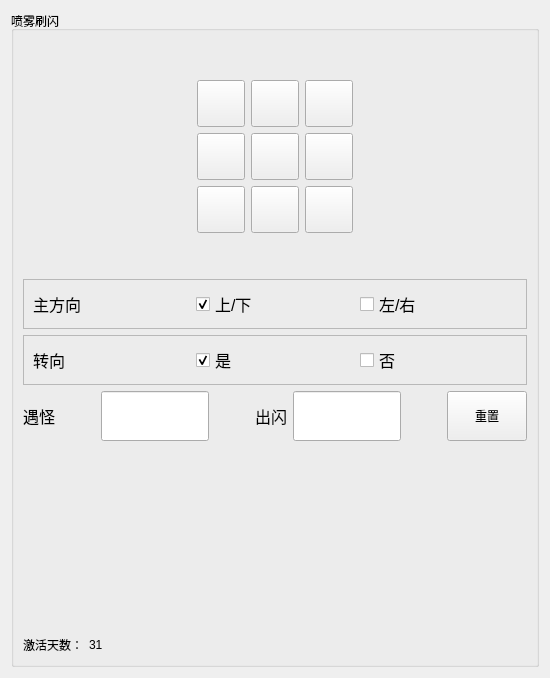
         <widget class="QWidget" name="tab_3">
          <attribute name="icon">
           <iconset>
            <normaloff>assets/PNG/snorlax.png</normaloff>assets/PNG/snorlax.png</iconset>
          </attribute>
          <attribute name="title">
           <string/>
          </attribute>
          <layout class="QVBoxLayout" name="verticalLayout_10">
           <item>
            <widget class="QGroupBox" name="groupA1_3">
             <property name="title">
              <string>喷雾刷闪</string>
             </property>
             <layout class="QVBoxLayout" name="verticalLayout_9">
              <item>
               <layout class="QHBoxLayout" name="horizontalLayout_25">
                <item>
                 <layout class="QGridLayout" name="gridLayout_3" rowstretch="1,3,3,3,1" columnstretch="1,3,3,3,1" rowminimumheight="1,3,3,3,1" columnminimumwidth="1,3,3,3,1">
                  <property name="sizeConstraint">
                   <enum>QLayout::SizeConstraint::SetNoConstraint</enum>
                  </property>
                  <item row="1" column="2">
                   <widget class="QToolButton" name="toolButton_19">
                    <property name="text">
                     <string/>
                    </property>
                    <property name="icon">
                     <iconset>
                      <normaloff>assets/PNG/top.png</normaloff>assets/PNG/top.png</iconset>
                    </property>
                    <property name="iconSize">
                     <size>
                      <width>40</width>
                      <height>40</height>
                     </size>
                    </property>
                   </widget>
                  </item>
                  <item row="1" column="3">
                   <widget class="QToolButton" name="toolButton_20">
                    <property name="text">
                     <string/>
                    </property>
                    <property name="icon">
                     <iconset>
                      <normaloff>assets/PNG/right-tip.png</normaloff>assets/PNG/right-tip.png</iconset>
                    </property>
                    <property name="iconSize">
                     <size>
                      <width>40</width>
                      <height>40</height>
                     </size>
                    </property>
                   </widget>
                  </item>
                  <item row="3" column="1">
                   <widget class="QToolButton" name="toolButton_21">
                    <property name="text">
                     <string/>
                    </property>
                    <property name="icon">
                     <iconset>
                      <normaloff>assets/PNG/left-bottom.png</normaloff>assets/PNG/left-bottom.png</iconset>
                    </property>
                    <property name="iconSize">
                     <size>
                      <width>40</width>
                      <height>40</height>
                     </size>
                    </property>
                   </widget>
                  </item>
                  <item row="2" column="3">
                   <widget class="QToolButton" name="toolButton_22">
                    <property name="text">
                     <string/>
                    </property>
                    <property name="icon">
                     <iconset>
                      <normaloff>assets/PNG/right.png</normaloff>assets/PNG/right.png</iconset>
                    </property>
                    <property name="iconSize">
                     <size>
                      <width>40</width>
                      <height>40</height>
                     </size>
                    </property>
                   </widget>
                  </item>
                  <item row="2" column="4">
                   <spacer name="horizontalSpacer_39">
                    <property name="orientation">
                     <enum>Qt::Orientation::Horizontal</enum>
                    </property>
                    <property name="sizeHint" stdset="0">
                     <size>
                      <width>40</width>
                      <height>20</height>
                     </size>
                    </property>
                   </spacer>
                  </item>
                  <item row="2" column="2">
                   <widget class="QToolButton" name="toolButton_23">
                    <property name="text">
                     <string/>
                    </property>
                    <property name="icon">
                     <iconset>
                      <normaloff>assets/PNG/start.png</normaloff>assets/PNG/start.png</iconset>
                    </property>
                    <property name="iconSize">
                     <size>
                      <width>40</width>
                      <height>40</height>
                     </size>
                    </property>
                   </widget>
                  </item>
                  <item row="2" column="0">
                   <spacer name="horizontalSpacer_40">
                    <property name="orientation">
                     <enum>Qt::Orientation::Horizontal</enum>
                    </property>
                    <property name="sizeHint" stdset="0">
                     <size>
                      <width>40</width>
                      <height>20</height>
                     </size>
                    </property>
                   </spacer>
                  </item>
                  <item row="3" column="3">
                   <widget class="QToolButton" name="toolButton_24">
                    <property name="text">
                     <string/>
                    </property>
                    <property name="icon">
                     <iconset>
                      <normaloff>assets/PNG/right-bottom.png</normaloff>assets/PNG/right-bottom.png</iconset>
                    </property>
                    <property name="iconSize">
                     <size>
                      <width>40</width>
                      <height>40</height>
                     </size>
                    </property>
                   </widget>
                  </item>
                  <item row="0" column="2">
                   <spacer name="verticalSpacer_11">
                    <property name="orientation">
                     <enum>Qt::Orientation::Vertical</enum>
                    </property>
                    <property name="sizeHint" stdset="0">
                     <size>
                      <width>20</width>
                      <height>40</height>
                     </size>
                    </property>
                   </spacer>
                  </item>
                  <item row="3" column="2">
                   <widget class="QToolButton" name="toolButton_25">
                    <property name="text">
                     <string/>
                    </property>
                    <property name="icon">
                     <iconset>
                      <normaloff>assets/PNG/bottom.png</normaloff>assets/PNG/bottom.png</iconset>
                    </property>
                    <property name="iconSize">
                     <size>
                      <width>40</width>
                      <height>40</height>
                     </size>
                    </property>
                   </widget>
                  </item>
                  <item row="1" column="1">
                   <widget class="QToolButton" name="toolButton_26">
                    <property name="text">
                     <string/>
                    </property>
                    <property name="icon">
                     <iconset>
                      <normaloff>assets/PNG/left-top.png</normaloff>assets/PNG/left-top.png</iconset>
                    </property>
                    <property name="iconSize">
                     <size>
                      <width>40</width>
                      <height>40</height>
                     </size>
                    </property>
                   </widget>
                  </item>
                  <item row="2" column="1">
                   <widget class="QToolButton" name="toolButton_27">
                    <property name="text">
                     <string/>
                    </property>
                    <property name="icon">
                     <iconset>
                      <normaloff>assets/PNG/left.png</normaloff>assets/PNG/left.png</iconset>
                    </property>
                    <property name="iconSize">
                     <size>
                      <width>40</width>
                      <height>40</height>
                     </size>
                    </property>
                   </widget>
                  </item>
                  <item row="4" column="2">
                   <spacer name="verticalSpacer_12">
                    <property name="orientation">
                     <enum>Qt::Orientation::Vertical</enum>
                    </property>
                    <property name="sizeHint" stdset="0">
                     <size>
                      <width>20</width>
                      <height>40</height>
                     </size>
                    </property>
                   </spacer>
                  </item>
                 </layout>
                </item>
               </layout>
              </item>
              <item>
               <widget class="QFrame" name="framedir_3">
                <property name="sizePolicy">
                 <sizepolicy hsizetype="Preferred" vsizetype="Preferred">
                  <horstretch>0</horstretch>
                  <verstretch>0</verstretch>
                 </sizepolicy>
                </property>
                <property name="frameShape">
                 <enum>QFrame::Shape::StyledPanel</enum>
                </property>
                <property name="frameShadow">
                 <enum>QFrame::Shadow::Raised</enum>
                </property>
                <layout class="QHBoxLayout" name="horizontalLayout_26">
                 <item>
                  <layout class="QHBoxLayout" name="horizontalLayout_27">
                   <item>
                    <widget class="QLabel" name="label_21">
                     <property name="font">
                      <font>
                       <pointsize>12</pointsize>
                      </font>
                     </property>
                     <property name="text">
                      <string>主方向</string>
                     </property>
                    </widget>
                   </item>
                   <item>
                    <widget class="QCheckBox" name="checkBox_9">
                     <property name="font">
                      <font>
                       <pointsize>12</pointsize>
                      </font>
                     </property>
                     <property name="text">
                      <string>上/下</string>
                     </property>
                     <property name="checked">
                      <bool>true</bool>
                     </property>
                     <property name="autoExclusive">
                      <bool>true</bool>
                     </property>
                     <property name="tristate">
                      <bool>false</bool>
                     </property>
                    </widget>
                   </item>
                   <item>
                    <widget class="QCheckBox" name="checkBox_10">
                     <property name="font">
                      <font>
                       <pointsize>12</pointsize>
                      </font>
                     </property>
                     <property name="text">
                      <string>左/右</string>
                     </property>
                     <property name="autoExclusive">
                      <bool>true</bool>
                     </property>
                    </widget>
                   </item>
                  </layout>
                 </item>
                </layout>
               </widget>
              </item>
              <item>
               <widget class="QFrame" name="frameturn_3">
                <property name="sizePolicy">
                 <sizepolicy hsizetype="Preferred" vsizetype="Preferred">
                  <horstretch>0</horstretch>
                  <verstretch>0</verstretch>
                 </sizepolicy>
                </property>
                <property name="frameShape">
                 <enum>QFrame::Shape::StyledPanel</enum>
                </property>
                <property name="frameShadow">
                 <enum>QFrame::Shadow::Raised</enum>
                </property>
                <layout class="QHBoxLayout" name="horizontalLayout_28">
                 <item>
                  <layout class="QHBoxLayout" name="horizontalLayout_29">
                   <item>
                    <widget class="QLabel" name="label_22">
                     <property name="font">
                      <font>
                       <pointsize>12</pointsize>
                      </font>
                     </property>
                     <property name="text">
                      <string>转向</string>
                     </property>
                    </widget>
                   </item>
                   <item>
                    <widget class="QCheckBox" name="checkBox_11">
                     <property name="font">
                      <font>
                       <pointsize>12</pointsize>
                      </font>
                     </property>
                     <property name="text">
                      <string>是</string>
                     </property>
                     <property name="checked">
                      <bool>true</bool>
                     </property>
                     <property name="autoExclusive">
                      <bool>true</bool>
                     </property>
                     <property name="tristate">
                      <bool>false</bool>
                     </property>
                    </widget>
                   </item>
                   <item>
                    <widget class="QCheckBox" name="checkBox_12">
                     <property name="font">
                      <font>
                       <pointsize>12</pointsize>
                      </font>
                     </property>
                     <property name="text">
                      <string>否</string>
                     </property>
                     <property name="autoExclusive">
                      <bool>true</bool>
                     </property>
                    </widget>
                   </item>
                  </layout>
                 </item>
                </layout>
               </widget>
              </item>
              <item>
               <layout class="QHBoxLayout" name="horizontalLayout_30">
                <item>
                 <widget class="QLabel" name="label_23">
                  <property name="font">
                   <font>
                    <pointsize>12</pointsize>
                   </font>
                  </property>
                  <property name="text">
                   <string>遇怪</string>
                  </property>
                 </widget>
                </item>
                <item>
                 <spacer name="horizontalSpacer_41">
                  <property name="orientation">
                   <enum>Qt::Orientation::Horizontal</enum>
                  </property>
                  <property name="sizeHint" stdset="0">
                   <size>
                    <width>40</width>
                    <height>20</height>
                   </size>
                  </property>
                 </spacer>
                </item>
                <item>
                 <widget class="QLineEdit" name="lineEdit_7">
                  <property name="sizePolicy">
                   <sizepolicy hsizetype="Maximum" vsizetype="Maximum">
                    <horstretch>0</horstretch>
                    <verstretch>0</verstretch>
                   </sizepolicy>
                  </property>
                  <property name="minimumSize">
                   <size>
                    <width>100</width>
                    <height>50</height>
                   </size>
                  </property>
                 </widget>
                </item>
                <item>
                 <spacer name="horizontalSpacer_42">
                  <property name="orientation">
                   <enum>Qt::Orientation::Horizontal</enum>
                  </property>
                  <property name="sizeHint" stdset="0">
                   <size>
                    <width>40</width>
                    <height>20</height>
                   </size>
                  </property>
                 </spacer>
                </item>
                <item>
                 <widget class="QLabel" name="label_24">
                  <property name="font">
                   <font>
                    <pointsize>12</pointsize>
                   </font>
                  </property>
                  <property name="text">
                   <string>出闪</string>
                  </property>
                 </widget>
                </item>
                <item>
                 <widget class="QLineEdit" name="lineEdit_8">
                  <property name="sizePolicy">
                   <sizepolicy hsizetype="Expanding" vsizetype="Maximum">
                    <horstretch>0</horstretch>
                    <verstretch>0</verstretch>
                   </sizepolicy>
                  </property>
                  <property name="minimumSize">
                   <size>
                    <width>100</width>
                    <height>50</height>
                   </size>
                  </property>
                 </widget>
                </item>
                <item>
                 <spacer name="horizontalSpacer_43">
                  <property name="orientation">
                   <enum>Qt::Orientation::Horizontal</enum>
                  </property>
                  <property name="sizeHint" stdset="0">
                   <size>
                    <width>40</width>
                    <height>20</height>
                   </size>
                  </property>
                 </spacer>
                </item>
                <item>
                 <widget class="QPushButton" name="pushButton_4">
                  <property name="sizePolicy">
                   <sizepolicy hsizetype="Minimum" vsizetype="Maximum">
                    <horstretch>0</horstretch>
                    <verstretch>0</verstretch>
                   </sizepolicy>
                  </property>
                  <property name="minimumSize">
                   <size>
                    <width>0</width>
                    <height>50</height>
                   </size>
                  </property>
                  <property name="text">
                   <string>重置</string>
                  </property>
                 </widget>
                </item>
               </layout>
              </item>
              <item>
               <spacer name="verticalSpacer_13">
                <property name="orientation">
                 <enum>Qt::Orientation::Vertical</enum>
                </property>
                <property name="sizeHint" stdset="0">
                 <size>
                  <width>20</width>
                  <height>188</height>
                 </size>
                </property>
               </spacer>
              </item>
              <item>
               <layout class="QHBoxLayout" name="horizontalLayout_31" stretch="1,1,10">
                <item>
                 <widget class="QLabel" name="label_25">
                  <property name="sizePolicy">
                   <sizepolicy hsizetype="Fixed" vsizetype="Preferred">
                    <horstretch>0</horstretch>
                    <verstretch>0</verstretch>
                   </sizepolicy>
                  </property>
                  <property name="text">
                   <string>激活天数：</string>
                  </property>
                 </widget>
                </item>
                <item>
                 <widget class="QLabel" name="label_26">
                  <property name="sizePolicy">
                   <sizepolicy hsizetype="Fixed" vsizetype="Preferred">
                    <horstretch>0</horstretch>
                    <verstretch>0</verstretch>
                   </sizepolicy>
                  </property>
                  <property name="text">
                   <string>31</string>
                  </property>
                 </widget>
                </item>
                <item>
                 <spacer name="horizontalSpacer_44">
                  <property name="orientation">
                   <enum>Qt::Orientation::Horizontal</enum>
                  </property>
                  <property name="sizeHint" stdset="0">
                   <size>
                    <width>40</width>
                    <height>20</height>
                   </size>
                  </property>
                 </spacer>
                </item>
               </layout>
              </item>
             </layout>
            </widget>
           </item>
          </layout>
         </widget>
